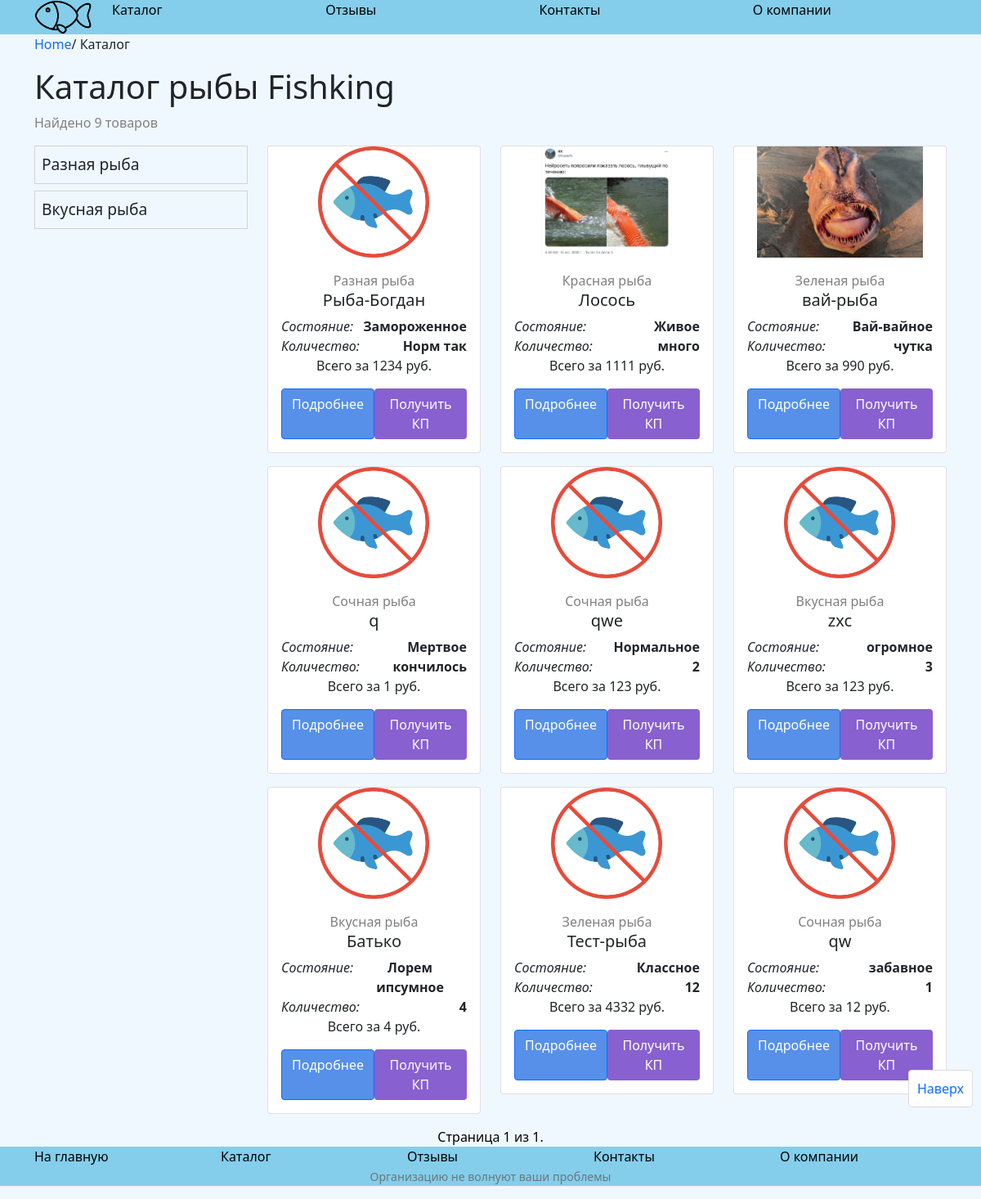
Page /catalog/ on the committed database.
### catalog/models.py (models this page shows, shortened)
class Category(models.Model):
    name = models.CharField(max_length=255, help_text = "Название категории")
    slug = models.SlugField(null=False, unique=True)
    image = models.ImageField(upload_to = 'uploads/category/', null = True, blank = True,)
    parent = models.ForeignKey('self', related_name='children', on_delete=models.SET_NULL, blank=True, null=True)
    CreateDate = models.DateField(auto_now_add=True)
    UpdateDate = models.DateField(auto_now=True, null=True)
    def __str__(self):
        return self.name

class Fish(models.Model):
    name = models.CharField(max_length=255, help_text="Название рыбы")
    price = models.IntegerField(help_text="Стоимость рыбы")
    category = models.ForeignKey(Category, on_delete=models.DO_NOTHING)
    provider = models.ForeignKey(Provider, on_delete=models.DO_NOTHING, null=True)
    active = models.BooleanField(default=0)
    slug = models.SlugField(null=False, unique=True)
    image = models.ImageField(upload_to = 'uploads/%Y/%m/%d/', null = True, blank = True,)
    attributes = models.ManyToManyField(Attribute, through='FilterInfo', related_name='attributes')
    CreateDate = models.DateField(auto_now_add=True)
    UpdateDate = models.DateField(auto_now=True, null=True)
    class Meta:
        ordering = ['-UpdateDate']

class FilterInfo(models.Model):
    rel_attribute = models.ForeignKey(Attribute, on_delete=models.CASCADE)
    rel_fish = models.ForeignKey(Fish, on_delete=models.CASCADE)
    value = models.CharField(max_length=255, help_text="Значение")
    show = models.BooleanField(default=0)
    def __str__(self):
        return self.value
    class Meta:
        ordering = ['rel_attribute']

class Attribute(models.Model):
    name = models.CharField(max_length=255, help_text="Название атрибута")
    CreateDate = models.DateField(auto_now_add=True)
    UpdateDate = models.DateField(auto_now=True, null=True)
    def __str__(self):
        return self.name

### catalog/views.py (the view)
# urls.py: path('catalog/',include('catalog.urls')),
def catalog(request):
    if request.method == 'POST':
        form = CallbackForm(request.POST)
        if form.is_valid():
            a = Callback_request(
                name = form.cleaned_data["name"],
                phone = form.cleaned_data["phone"],
                email = form.cleaned_data["email"],
                text = form.cleaned_data["text"],
            )
            a.save()
            return HttpResponseRedirect('/nice/')
    else:
        form = CallbackForm()
    categories = Category.objects.filter(parent = None)
    subcategories = Category.objects.filter(children = None)
    fishies = Fish.objects.all()
    attributes = FilterInfo.objects.all()
    paginator = Paginator(fishies, 12)
    providers = Provider.objects.all()
    page_number = request.GET.get('page')
    page_obj = paginator.get_page(page_number)
    count = len(fishies)
    return render (request,'catalog.html',{'categories':categories,'fishies':page_obj, 'providers':providers, 'subcategories':subcategories, 'count':count, 'form':form, 'attributes':attributes})

### catalog/templates/catalog.html
{% extends "base.html" %}
{% block breadcrumbs %}
<div class="breadcrumb">
  <div class="container">
    <div class="row">
      <div class="col">
        <a href="/">Home</a>/
        Каталог
      </div>
    </div>
  </div>
</div>
{% endblock %}
{% block content %}
{% load imagekit %}
{% load static %}
<div class="section">
  <div class="container">
    <h1>Каталог рыбы Fishking</h1>
    <p style="color: gray;">Найдено {{ count }} товаров
    </p>
    <div class="row">
      <div class="col-3">
        {% include "includes/category_list.html" with categories=categories %}
      </div>
      <div class="col">
        <div class="row">
          {% static 'fish_placeholder.png' as empty_image %}
          {% include "includes/product_list.html" with fishies=fishies empty_image=empty_image %}
        </div>
      </div>
    </div>
  </div>
</div>
{% endblock %}
{% block pagination %}
{% include "includes/pagination/fish_cards.html" with fishies=fishies %}
{% endblock %}

### catalog/templates/includes/category_list.html
<div class="col category-list">
  {% if categories %}
  {% for category in categories %}
  <a href="/catalog/{{category.slug}}">
    <div class="col">
      {{category.name}}
    </div>
  </a>
  {% endfor %}
  {% endif %}
</div>

### catalog/templates/includes/product_list.html (shortened to what this page needs)
{% for fish in fishies %}
<div class="col-4">
    <div class="card">
        {% if fish.image %}
        <a href="/catalog/fish/{{ fish.slug }}">
            <img class="img-fluid" src="/{{fish.image}}" alt="sample text">
        </a>
        {% else %}
        <a href="/catalog/fish/{{ fish.slug }}">
            <img class="img-fluid" src="{{empty_image}}" alt="sample text">
        </a>
        {% endif %}
        <div class="card-body">
            <div>
                <p class="card-category">{{ fish.category }}</p>
                <h5 class="card-title">{{ fish.name }}</h5>
            </div>
            <div class="attributes">
                {% for attr in attributes %}
                {% if attr.rel_fish == fish %}
                <p><span><em>{{attr.rel_attribute}}:</em></span> <span><strong>{{attr}}</strong></span></p>
                {% endif %}
                {% endfor %}
            </div>
            <p class="card-text">Всего за {{ fish.price }} руб.</p>
            <div class="card-buttons">
                <a href="/catalog/fish/{{ fish.slug }}" class="btn btn-primary">Подробнее</a>
                <button type="button" class="btn btn-commers" data-bs-toggle="modal" data-bs-target="#Callback">
                    Получить КП
                </button>
            </div>
        </div>
    </div>
</div>
{% endfor %}

### css/style.css (style rules this page uses)
body { background-color: aliceblue; }
.breadcrumb a { text-decoration: none; }
div { margin: auto; }
.card { background-color: white; margin-bottom: 1rem; text-align: center; }
.card .img-fluid { max-width: 203px; max-height: 136px; }
.card-category { color: gray; margin-bottom: 0; }
.card-buttons { display: flex; justify-content: space-between; }
.attributes { display: flex; flex-direction: column; }
.attributes p { margin-bottom: 0; display: flex; justify-content: space-between; }
.category-list .col { margin-bottom: 0.5rem; border: lightgray solid 1px; padding: 0.5rem; transition: 0.3s; }
.category-list a { color: inherit; text-decoration: none; font-size: larger; }
.btn-commers { background-color: #8860d0; color: white }
.btn-primary { background-color: #5690E9; }

### rows in the picture
Category: name "Разная рыба"
Category: name "Вкусная рыба"
Fish: category "Разная рыба", name "Рыба-Богдан", price "1234"
FilterInfo: rel_attribute "Состояние", value "Замороженное"
FilterInfo: rel_attribute "Количество", value "Норм так"
Fish: image (picture), category "Красная рыба", name "Лосось", price "1111"
FilterInfo: rel_attribute "Состояние", value "Живое"
FilterInfo: rel_attribute "Количество", value "много"
Fish: image (picture), category "Зеленая рыба", name "вай-рыба", price "990"
FilterInfo: rel_attribute "Состояние", value "Вай-вайное"
FilterInfo: rel_attribute "Количество", value "чутка"
Fish: category "Сочная рыба", name "q", price "1"
FilterInfo: rel_attribute "Состояние", value "Мертвое"
FilterInfo: rel_attribute "Количество", value "кончилось"
Fish: category "Сочная рыба", name "qwe", price "123"
FilterInfo: rel_attribute "Состояние", value "Нормальное"
FilterInfo: rel_attribute "Количество", value "2"
Fish: category "Вкусная рыба", name "zxc", price "123"
FilterInfo: rel_attribute "Состояние", value "огромное"
FilterInfo: rel_attribute "Количество", value "3"
Fish: category "Вкусная рыба", name "Батько", price "4"
FilterInfo: rel_attribute "Состояние", value "Лорем ипсумное"
FilterInfo: rel_attribute "Количество", value "4"
Fish: category "Зеленая рыба", name "Тест-рыба", price "4332"
FilterInfo: rel_attribute "Состояние", value "Классное"
FilterInfo: rel_attribute "Количество", value "12"
Fish: category "Сочная рыба", name "qw", price "12"
FilterInfo: rel_attribute "Состояние", value "забавное"
FilterInfo: rel_attribute "Количество", value "1"

### other values in the picture
{{ count }} "9"
{{ fishies.number }} "1"
{{ fishies.paginator.num_pages }} "1"
